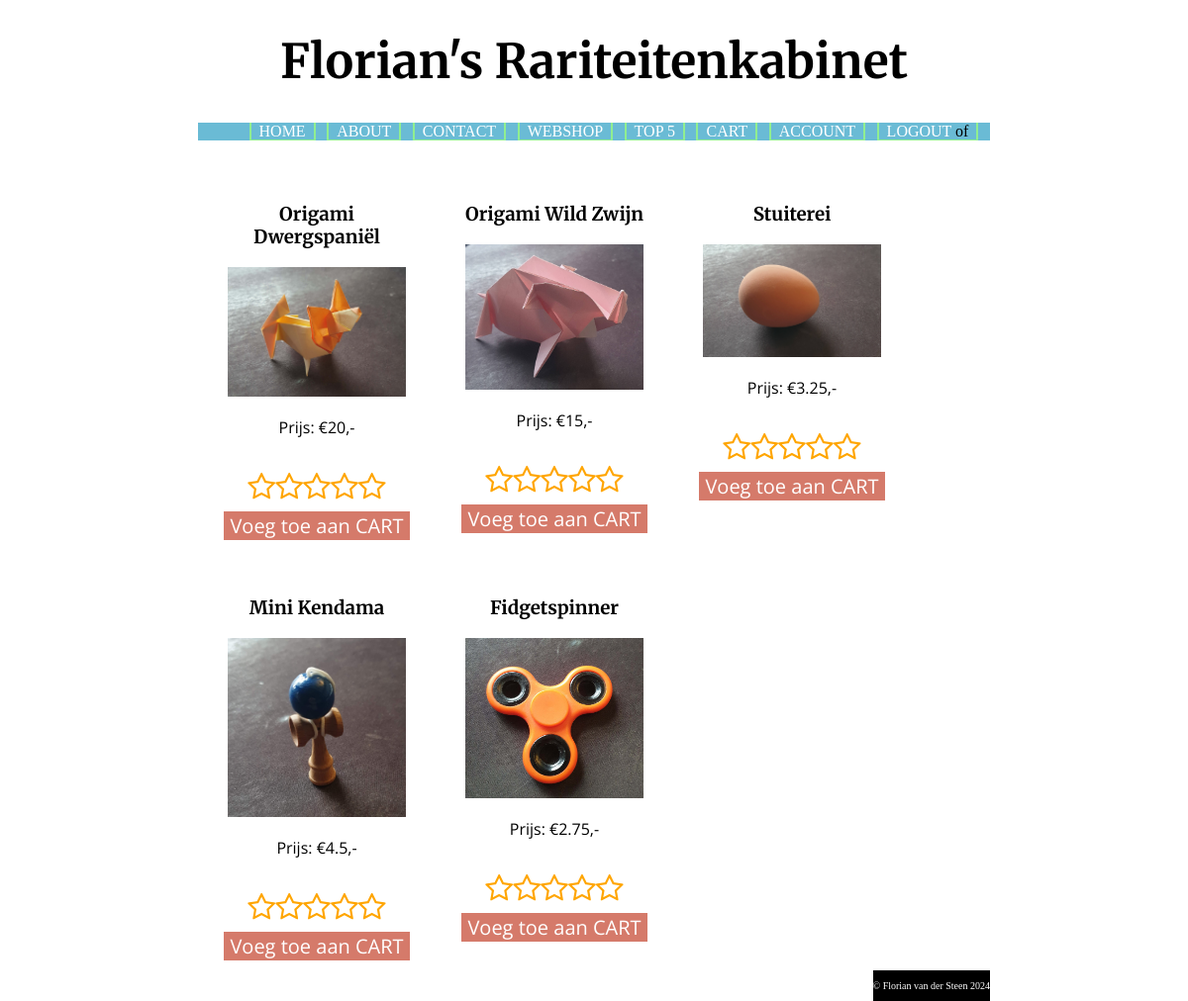
Page /index.php?page=shop (signed in) on the committed database.
### tables this page shows
CREATE TABLE `products` (
  `id` int(11) NOT NULL,
  `name` text NOT NULL,
  `description` text NOT NULL,
  `price` int(255) NOT NULL,
  `fname` text NOT NULL
);

### controllers/PageController.php (called while the page is built, shortened)
<?php
require_once("models/PageModel.php");
class PageController {
    private $model;
    private $modelFactory;
    public function __construct($modelFactory) {
        $this->modelFactory = $modelFactory;
        $this->model = $this->modelFactory->createModel('page');
    }
    public function handleRequest() {
        $this->processRequest();
        $this->showResponse();
    }
    private function getRequest() {
        $this->model->getRequestedPage();
    }
    private function processRequest() {
        switch ($this->model->page) {
            case "shop":
                require_once("models/ProductModel.php");
                $this->model = $this->modelFactory->createModel("product");
                $this->model->getProducts();
                $this->model->handleCartAction();
                break;
        }
    }
    private function showResponse() {
        $this->model->createMenu();
        $this->model->setTitle();
        $view = NULL;
        switch ($this->model->page) {
            case "shop":
                include_once("views/ShopDoc.php");
                $view = new ShopDoc($this->model);
                break;
        }
        $view->show();
    }
}

### index.php (called while the page is built, shortened)
<?php
require_once("controllers/PageController.php");
require_once("CRUDFactory.php");
require_once("CRUD.php");
$crud = new CRUD();
$crudFactory = new CRUDFactory($crud);
$modelFactory = new ModelFactory($crudFactory);
$controller = new PageController($modelFactory);
$controller->handleRequest();

### models/ProductModel.php (called while the page is built, shortened)
<?php
require_once("PageModel.php");
class ProductModel extends PageModel {
    public $crud;
    public function __construct($pageModel, ProductCRUD $crud) {
        $this->crud = $crud;
    }
    public function getProducts() {
        try {
            $this->products = $this->crud->readAllProducts();
        }
        catch (Exception $e) {
            $this->errors["general"] = "Er is een technische storing. Probeer het later nogmaals.";
            $this->logError("Shop load failed. MySQL err:" . $e->getMessage());
        }
    }
}

### ProductCRUD.php (called while the page is built, shortened)
<?php
class ProductCRUD {
    private $crud;
    public function __construct(CRUD $crud) {
        $this->crud = $crud;
    }
    public function readAllProducts() {
        $sql = "SELECT * FROM products";
        $params = array();
        $rows = $this->crud->readMultipleRows($sql, $params);
        return $rows;
    }
}

### CRUD.php (called while the page is built, shortened)
<?php
class CRUD {
    private $pdo;
    public function __construct() {
        $servername = getenv("MYSQL_FLORIAN_WEBSHOP_HOST");
        $dbname = getenv("MYSQL_FLORIAN_WEBSHOP_DATABASE");
        $username = getenv("MYSQL_FLORIAN_WEBSHOP_USER");
        $password = getenv("MYSQL_FLORIAN_WEBSHOP_PASSWORD");
        $port = getenv('MYSQL_SERVER_PORT');
        try {
            $this->pdo = new PDO("mysql:host=$servername;dbname=$dbname;port=$port", $username, $password);
            $this->pdo->setAttribute(PDO::ATTR_ERRMODE, PDO::ERRMODE_EXCEPTION);
        }
        catch(PDOException $e) {
            echo "Connection failed:" .  $e->getMessage();
        }
    }
    public function readMultipleRows($sql, $params) {
        try {
            $stmt = $this->pdo->prepare($sql);
            $stmt->execute();
            $stmt->setFetchMode(PDO::FETCH_OBJ);
            $rows = $stmt->fetchAll();
            return $rows;
        }
        catch (PDOException $e) {
            echo "Retrieval failed: " . $e->getMessage();
        }
    }
}

### models/PageModel.php (called while the page is built, shortened)
<?php
require_once("SessionManager.php");
class PageModel {
    public $sessionManager;
    public function __construct($copy) {
        if (empty($copy)) {
            $this->sessionManager = new SessionManager();
        }
        else {
            $this->sessionManager = $copy->sessionManager;
        }
    }
    public function isUserLoggedIn() {
        return $this->sessionManager->isUserLoggedIn();
    }
}

### SessionManager.php (called while the page is built, shortened)
<?php
class SessionManager {
    private function getSessionVar($key, $default="") {
        if (isset($_SESSION[$key])) {
            return $_SESSION[$key];
        }
        return $default;
    }
    public function isUserLoggedIn() {
        return !empty($this->getSessionVar('email'));
    }
}

### views/ShopDoc.php (the view, shortened to what this page needs)
<?php
require "ProductDoc.php";
class ShopDoc extends ProductDoc {
    protected function showContent() {
        $products = $this->model->products;
        echo '<div class="product-list">';
        foreach($products as $product) {
            echo '<div class="product">';
            echo '<a class="product" href="index.php?page=detail&detail=' . $product->id . '"><div class="product">' . PHP_EOL;
            echo '<h3>' . $product->name . '</h3>' . PHP_EOL;
            echo '<img src="Images/' . $product->fname . '" alt="' . $product->description . '">';
            echo '<p>Prijs: &euro;' . $product->price / 100  . ',-</p>';
            echo '</div></a>' . PHP_EOL;
            echo '<div class="ratingStars">';
            for ($i = 1; $i <= 5; $i++) {
                echo '<span id="p' . $product->id .'-star-' . $i . '" class="fa">&#xf006;</span>';
            }
            echo '</div>';
            if ($this->model->isUserLoggedIn()) {
                $this->showActionButton("addToCart", "shop", "cartAddButton", "Voeg toe aan CART", $product->id);
            }
            echo "</div>";
        }
        echo '</div>';
    }
    protected function showStyleLinks() {
        echo '<link rel="stylesheet" type="text/css" href="css/styles.css">';
        echo '<link rel="stylesheet" href="https://cdnjs.cloudflare.com/ajax/libs/font-awesome/4.7.0/css/font-awesome.min.css">';
    }
}

### views/ProductDoc.php (shortened to what this page needs)
<?php
require "BasicDoc.php";
abstract class ProductDoc extends BasicDoc {
    protected function showActionButton ($action, $processPage, $buttonId, $buttonText, $productId=NULL, $k=NULL) {
            echo '<form action="' . htmlspecialchars($_SERVER['PHP_SELF']) . '" method="POST">';
            echo '<input id="' . $buttonId . '" type="submit" value="' . $buttonText . '">
        </form>';
    }
}

### css/styles.css (style rules this page uses)
body { width: 800px; margin: auto; background-color: white; }
h2, h3, h4 { font-family: "Merriweather", serif; }
form { font-family: "Open Sans", sans-serif; }
input, select, textarea { width: 400px; display: inline-block; }
input[type=radio], .radio, input[type=submit] { width: auto; }
.product-list { display: flex; flex-wrap: wrap; align-content: flex-start; }
.product { flex-grow: 0; flex-shrink: 0; flex-basis: calc(30% - 20px); margin: 10px; text-align: center; text-decoration: none; color: black; }
.product img { width: 90%; height: 90%; }
.product p { font-family: "Open Sans", sans-serif; }
.product a, .cart-list a { color: inherit; }
.detail-info input, .product-list input, #purchaseButton { border: none; font-family: "Open Sans", sans-serif; background-color: #D57A6A; color: white; font-size: 20px; cursor: pointer; }
.ratingStars span { font-size: 30px; color: orange; cursor: pointer; }
.ratingStars { margin-bottom: 10px; }

### rows in the picture
products: name "Origami Dwergspaniël", fname (picture), $product->price/100 "20"
products: name "Origami Wild Zwijn", fname (picture), $product->price/100 "15"
products: name "Stuiterei", fname (picture), $product->price/100 "3.25"
products: name "Mini Kendama", fname (picture), $product->price/100 "4.5"
products: name "Fidgetspinner", fname (picture), $product->price/100 "2.75"

### other values in the picture
$menuItem->text "HOME"
$menuItem->text "ABOUT"
$menuItem->text "CONTACT"
$menuItem->text "WEBSHOP"
$menuItem->text "TOP 5"
$menuItem->text "CART"
$menuItem->text "ACCOUNT"
$menuItem->text "LOGOUT"
$menuItem->text2 "of"
